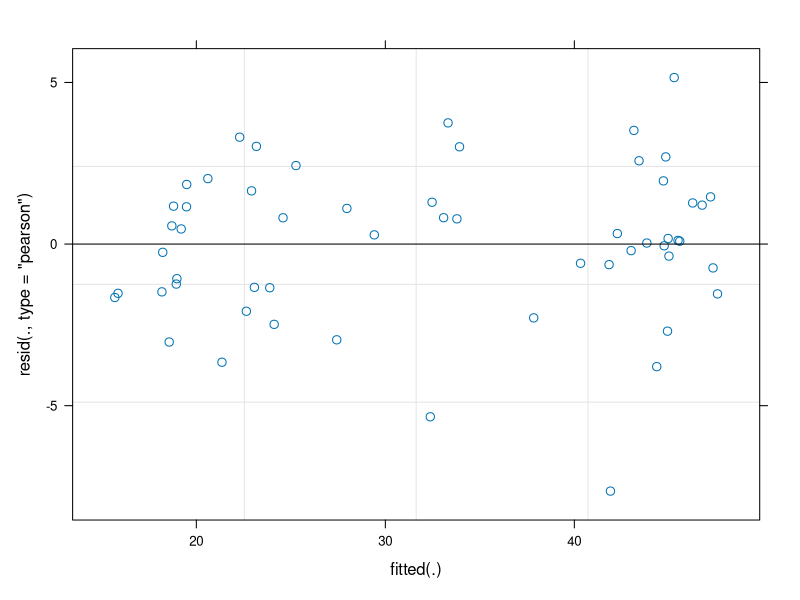
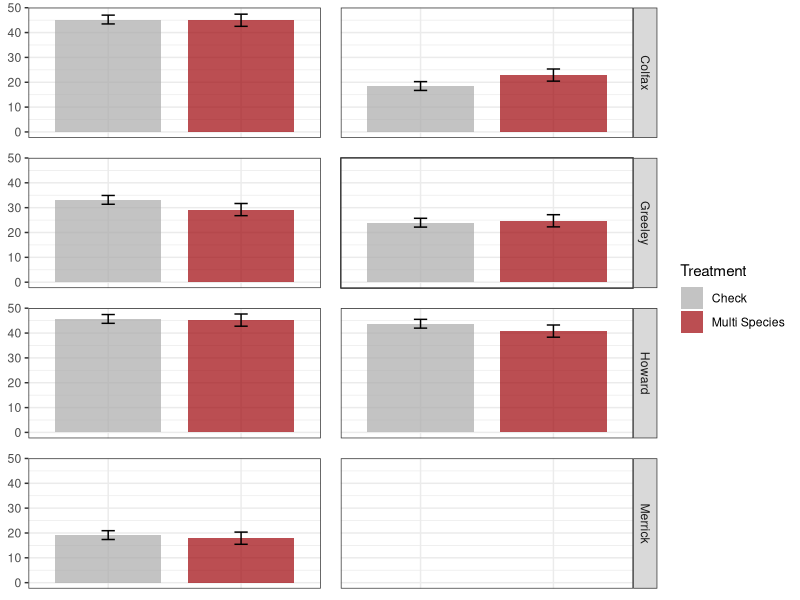
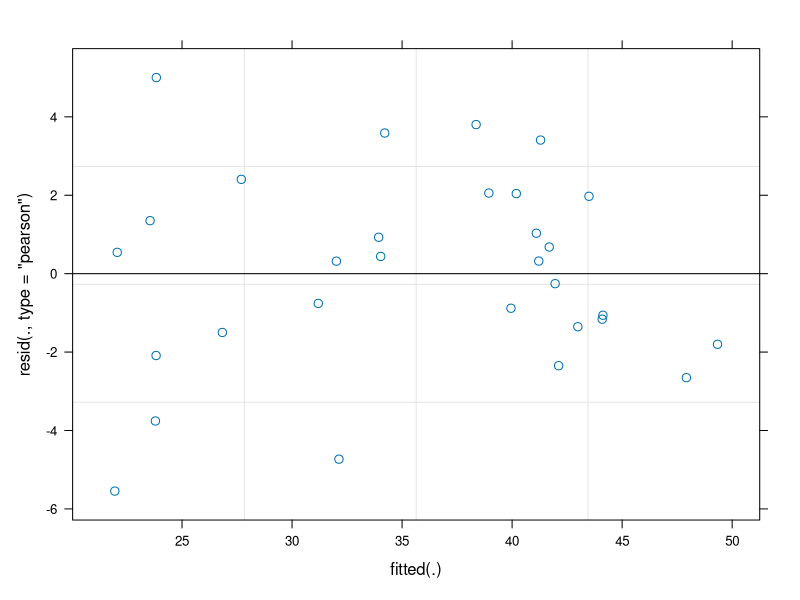
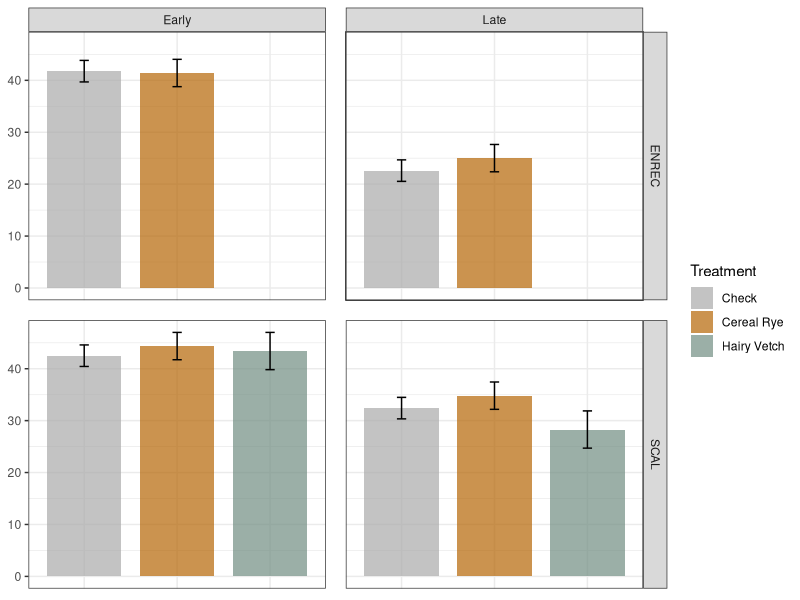
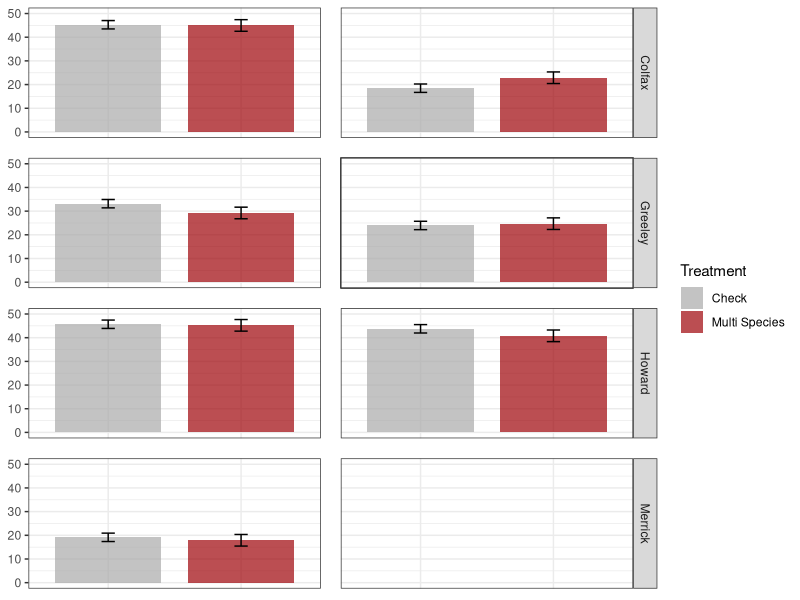
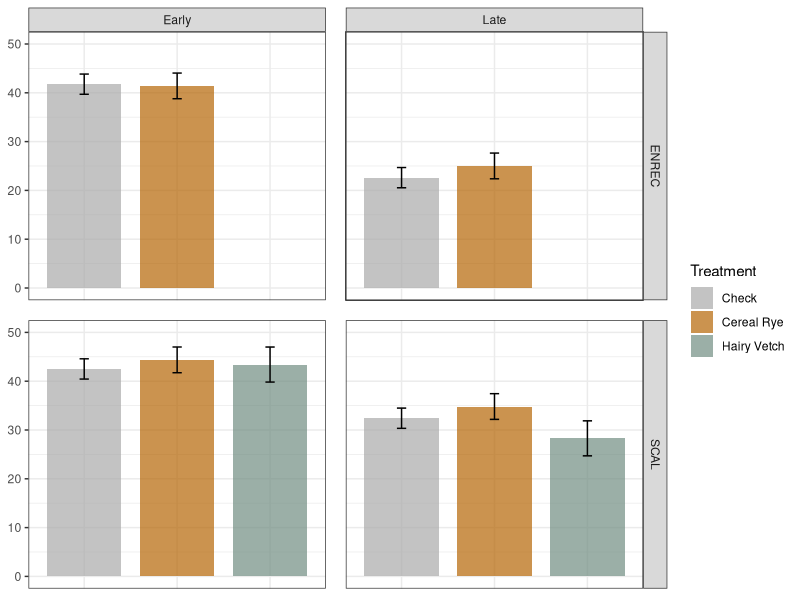
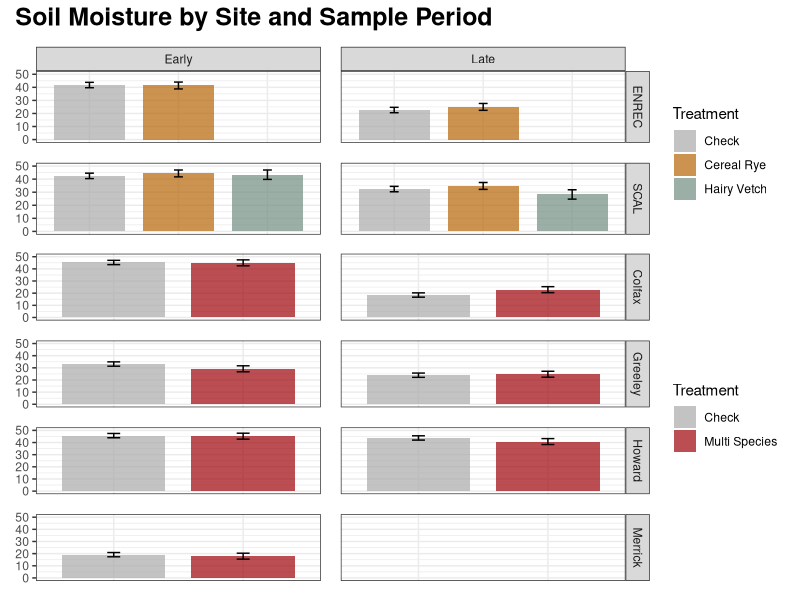

The R source for these figures, in order: (Note: this script raises an error after producing the figures.)
# Soil moisture (in units of volumentric water content)


# LOAD LIBRARIES ---------------------------------------------------------------

library(readr)     # read in and output .csv files
library(tidyverse) # data cleaning, manipulation, joining, plotting, etc. (basically a powerhouse package!)
library(here)      # makes file paths for input and output cleaner
library(lme4)      # fits our models (LMM/GLMM)
library(lmerTest)  # helps provide ANOVA table from our LMM
library(emmeans)   # helps output our treatment means from our LMM
library(patchwork)
library(gridExtra)


# IMPORT COMBINED DATA ---------------------------------------------------------
combined.data2 <- read.csv(file = here("data","FINAL_DATA", "multi_combined.csv")) %>% 
  filter(Treatment != "VetchDNI") #do not use vetch data from ENREC (this filters that out)
summary(combined.data2)

#apply factor levels to treatments for graphs
combined.data2$Treatment <- factor(combined.data2$Treatment, levels = c("Check","Cereal Rye","Hairy Vetch","Multi Species"))

# ON FARM ---------------------------------------------------------------------

# FIT LMM FOR ON FARM 
moist.onfarm.lmer <- lmer(avgMoisture ~ Treatment*Site*Season + (1 + Treatment | Rep:Site),
                          data = combined.data2 %>% filter(FieldType == "On Farm"))

# LOOK AT LMM OUTPUT
summary(moist.onfarm.lmer)
car::Anova(moist.onfarm.lmer, type = "2")
plot(moist.onfarm.lmer)  

# GET TREATMENT MEANS OUT OF THE MODEL AND PLOT
moist.onfarm.emmeans <- emmeans(moist.onfarm.lmer, ~ Treatment | Site:Season, type = "response")
moist.onfarm.emmeans %>% as_tibble()

# PLOT ESTIMATED TREATMENT MEANS
moist_onfarm_emmeansplot <- moist.onfarm.emmeans %>% 
  as_tibble() %>%
  ggplot(aes(x = Treatment, y = emmean, fill = Treatment)) +
  geom_bar(stat = "identity", width = 0.8, alpha = 0.7) +
  geom_errorbar(aes(ymin = emmean-SE, ymax = emmean+SE), width = 0.1) +
  facet_grid(Site~Season) +
  theme_bw() +
  #theme(aspect.ratio = 1) +
  theme(axis.title.y = element_blank())+
  theme(axis.title.x = element_blank())+
  theme(axis.text.x = element_blank())+
  theme(axis.ticks.x = element_blank())+
  theme(strip.text.x = element_blank())+
  theme(panel.spacing = unit(1, "lines"))+
  scale_y_continuous("Moisture") +
  scale_fill_manual(values = c("darkgray", "#9d0208"))
moist_onfarm_emmeansplot

# COMPARE TREATMENTS WITHIN EACH SITE
moist.onfarm.trtdiff <- pairs(moist.onfarm.emmeans, reverse = T)
moist.onfarm.trtdiff %>% as_tibble()



# RESEARCH STATION -------------------------------------------------------------

# FIT GLMM 
moist.research.glmer <- lmer(avgMoisture ~ Treatment*Site*Season + (1 + Treatment | Rep:Site),
                             data = combined.data2 %>% filter(FieldType == "Research Station"))


# LOOK AT GLMM OUTPUT
summary(moist.research.glmer)
car::Anova(moist.research.glmer, type = "2")
plot(moist.research.glmer) 

# GET TREATMENT MEANS OUT OF THE MODEL AND PLOT
moist.research.emmeans <- emmeans(moist.research.glmer, ~ Treatment | Site:Season, type = "response")
moist.research.emmeans %>% as_tibble()

# PLOT ESTIMATED TREATMENT MEANS
moist_research_emmeansplot <- moist.research.emmeans %>% 
  as_tibble() %>%
  ggplot(aes(x = Treatment, y = emmean, fill = Treatment)) +
  geom_bar(stat = "identity", width = 0.8, alpha = 0.7) +
  geom_errorbar(aes(ymin = emmean-SE, ymax = emmean+SE), width = 0.1) +
  facet_grid(Site~Season) +
  theme_bw() +
  #theme(aspect.ratio = 1) +
  theme(axis.title.y = element_blank())+
  theme(axis.title.x = element_blank())+
  theme(axis.text.x = element_blank())+
  theme(axis.ticks.x = element_blank())+
  theme(panel.spacing = unit(1, "lines"))+
  scale_y_continuous("Moisture") +
  scale_fill_manual(values = c("darkgray", "#B46504", "#708D81"))
moist_research_emmeansplot

# COMPARE TREATMENTS WITHIN EACH SITE
moist.research.trtdiff <- pairs(moist.research.emmeans, reverse = T)
moist.research.trtdiff %>% as_tibble()





# GGPLOTTING FIGURES (ended up using tables for this data though) --------------------------------------------------------------

#ON FARM
moist_onfarm_emmeansplot <- moist.onfarm.emmeans %>% 
  as_tibble() %>%
  ggplot(aes(x = Treatment, y = emmean, fill = Treatment)) +
  geom_bar(stat = "identity", width = 0.8, alpha = 0.7) +
  geom_errorbar(aes(ymin = emmean-SE, ymax = emmean+SE), width = 0.1) +
  facet_grid(Site~Season) +
  theme_bw() +
  #theme(aspect.ratio = 1) +
  theme(axis.title.y = element_blank())+
  theme(axis.title.x = element_blank())+
  theme(axis.text.x = element_blank())+
  theme(axis.ticks.x = element_blank())+
  theme(strip.text.x = element_blank())+
  theme(panel.spacing = unit(1, "lines"))+
  scale_y_continuous(limits = c(0,50),"Moisture") +
  scale_fill_manual(values = c("darkgray", "#9d0208"))
moist_onfarm_emmeansplot

#research stations
moist_research_emmeansplot <- moist.research.emmeans %>% 
  as_tibble() %>%
  ggplot(aes(x = Treatment, y = emmean, fill = Treatment)) +
  geom_bar(stat = "identity", width = 0.8, alpha = 0.7) +
  geom_errorbar(aes(ymin = emmean-SE, ymax = emmean+SE), width = 0.1) +
  facet_grid(Site~Season) +
  theme_bw() +
  #theme(aspect.ratio = 1) +
  theme(axis.title.y = element_blank())+
  theme(axis.title.x = element_blank())+
  theme(axis.text.x = element_blank())+
  theme(axis.ticks.x = element_blank())+
  theme(panel.spacing = unit(1, "lines"))+
  scale_y_continuous(limits = c(0,50),"Moisture") +
  scale_fill_manual(values = c("darkgray", "#B46504", "#708D81"))
moist_research_emmeansplot

#put them together
moist_research_emmeansplot+moist_onfarm_emmeansplot+
  plot_layout(ncol = 1, heights = c(2,4))+
  plot_annotation(title = "Soil Moisture by Site and Sample Period", theme = theme(plot.title = element_text(size = 18, face = "bold", hjust = 0)))-> moist
moist

moisture <- patchwork::patchworkGrob(moist)
gridExtra::grid.arrange(moisture, left = textGrob(expression(paste("Soil Moisture  (% VWC)")), rot = 90)) ->moistplot

#ggsave(moistplot, file = "C:\\Users\\Owner\\OneDrive - University of Nebraska-Lincoln\\Graduate School\\Weed Seedbank Project\\WRITING\\Figures2\\Seedbank\\soilmoisture.png", dpi = 600, width = 6, height = 6)
